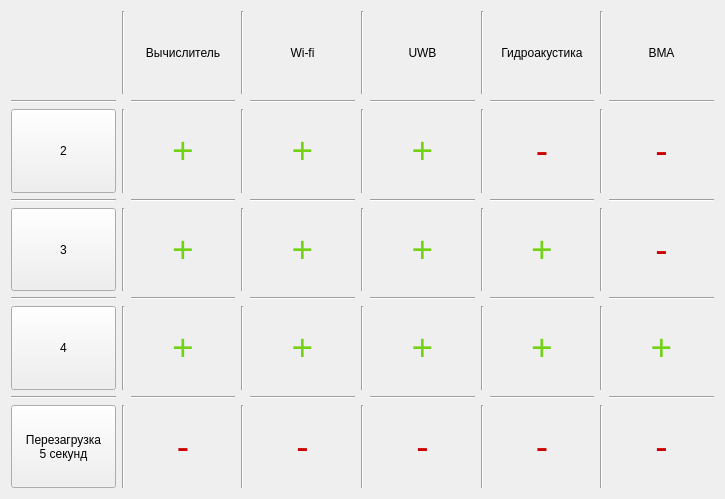
<?xml version="1.0" encoding="UTF-8"?>
<ui version="4.0">
 <class>PowerSystem</class>
 <widget class="QWidget" name="PowerSystem">
  <property name="geometry">
   <rect>
    <x>0</x>
    <y>0</y>
    <width>725</width>
    <height>499</height>
   </rect>
  </property>
  <property name="windowTitle">
   <string>Form</string>
  </property>
  <layout class="QGridLayout" name="gridLayout">
   <item row="0" column="0">
    <layout class="QGridLayout" name="gridLayout_4">
     <item row="8" column="1">
      <widget class="Line" name="line_67">
       <property name="orientation">
        <enum>Qt::Vertical</enum>
       </property>
      </widget>
     </item>
     <item row="0" column="3">
      <widget class="Line" name="line_72">
       <property name="orientation">
        <enum>Qt::Vertical</enum>
       </property>
      </widget>
     </item>
     <item row="5" column="6">
      <widget class="Line" name="line_37">
       <property name="orientation">
        <enum>Qt::Horizontal</enum>
       </property>
      </widget>
     </item>
     <item row="8" column="8">
      <widget class="QLabel" name="label_46">
       <property name="text">
        <string>&lt;html&gt;&lt;head/&gt;&lt;body&gt;&lt;p align=&quot;center&quot;&gt;&lt;span style=&quot; font-size:28pt; color:#cc0000;&quot;&gt;-&lt;/span&gt;&lt;/p&gt;&lt;/body&gt;&lt;/html&gt;</string>
       </property>
       <property name="alignment">
        <set>Qt::AlignCenter</set>
       </property>
       <property name="wordWrap">
        <bool>false</bool>
       </property>
      </widget>
     </item>
     <item row="2" column="8">
      <widget class="QLabel" name="label_42">
       <property name="text">
        <string>&lt;html&gt;&lt;head/&gt;&lt;body&gt;&lt;p align=&quot;center&quot;&gt;&lt;span style=&quot; font-size:28pt; color:#cc0000;&quot;&gt;-&lt;/span&gt;&lt;/p&gt;&lt;/body&gt;&lt;/html&gt;</string>
       </property>
       <property name="alignment">
        <set>Qt::AlignCenter</set>
       </property>
       <property name="wordWrap">
        <bool>false</bool>
       </property>
      </widget>
     </item>
     <item row="2" column="2">
      <widget class="QLabel" name="label_24">
       <property name="text">
        <string>&lt;html&gt;&lt;head/&gt;&lt;body&gt;&lt;p align=&quot;center&quot;&gt;&lt;span style=&quot; font-size:28pt; color:#73d216;&quot;&gt;+&lt;/span&gt;&lt;/p&gt;&lt;/body&gt;&lt;/html&gt;</string>
       </property>
       <property name="alignment">
        <set>Qt::AlignCenter</set>
       </property>
       <property name="wordWrap">
        <bool>false</bool>
       </property>
      </widget>
     </item>
     <item row="8" column="5">
      <widget class="Line" name="line_77">
       <property name="orientation">
        <enum>Qt::Vertical</enum>
       </property>
      </widget>
     </item>
     <item row="3" column="2">
      <widget class="Line" name="line_29">
       <property name="orientation">
        <enum>Qt::Horizontal</enum>
       </property>
      </widget>
     </item>
     <item row="1" column="8">
      <widget class="Line" name="line_26">
       <property name="orientation">
        <enum>Qt::Horizontal</enum>
       </property>
      </widget>
     </item>
     <item row="1" column="10">
      <widget class="Line" name="line_27">
       <property name="orientation">
        <enum>Qt::Horizontal</enum>
       </property>
      </widget>
     </item>
     <item row="0" column="6">
      <widget class="QLabel" name="label_21">
       <property name="text">
        <string>UWB</string>
       </property>
       <property name="alignment">
        <set>Qt::AlignCenter</set>
       </property>
      </widget>
     </item>
     <item row="2" column="6">
      <widget class="QLabel" name="label_26">
       <property name="text">
        <string>&lt;html&gt;&lt;head/&gt;&lt;body&gt;&lt;p align=&quot;center&quot;&gt;&lt;span style=&quot; font-size:28pt; color:#73d216;&quot;&gt;+&lt;/span&gt;&lt;/p&gt;&lt;/body&gt;&lt;/html&gt;</string>
       </property>
       <property name="alignment">
        <set>Qt::AlignCenter</set>
       </property>
       <property name="wordWrap">
        <bool>false</bool>
       </property>
      </widget>
     </item>
     <item row="5" column="8">
      <widget class="Line" name="line_38">
       <property name="orientation">
        <enum>Qt::Horizontal</enum>
       </property>
      </widget>
     </item>
     <item row="6" column="10">
      <widget class="QLabel" name="label_34">
       <property name="text">
        <string>&lt;html&gt;&lt;head/&gt;&lt;body&gt;&lt;p align=&quot;center&quot;&gt;&lt;span style=&quot; font-size:28pt; color:#73d216;&quot;&gt;+&lt;/span&gt;&lt;/p&gt;&lt;/body&gt;&lt;/html&gt;</string>
       </property>
       <property name="alignment">
        <set>Qt::AlignCenter</set>
       </property>
       <property name="wordWrap">
        <bool>false</bool>
       </property>
      </widget>
     </item>
     <item row="3" column="8">
      <widget class="Line" name="line_32">
       <property name="orientation">
        <enum>Qt::Horizontal</enum>
       </property>
      </widget>
     </item>
     <item row="4" column="10">
      <widget class="QLabel" name="label_44">
       <property name="text">
        <string>&lt;html&gt;&lt;head/&gt;&lt;body&gt;&lt;p align=&quot;center&quot;&gt;&lt;span style=&quot; font-size:28pt; color:#cc0000;&quot;&gt;-&lt;/span&gt;&lt;/p&gt;&lt;/body&gt;&lt;/html&gt;</string>
       </property>
       <property name="alignment">
        <set>Qt::AlignCenter</set>
       </property>
       <property name="wordWrap">
        <bool>false</bool>
       </property>
      </widget>
     </item>
     <item row="4" column="7">
      <widget class="Line" name="line_80">
       <property name="orientation">
        <enum>Qt::Vertical</enum>
       </property>
      </widget>
     </item>
     <item row="4" column="1">
      <widget class="Line" name="line_65">
       <property name="orientation">
        <enum>Qt::Vertical</enum>
       </property>
      </widget>
     </item>
     <item row="0" column="1">
      <widget class="Line" name="line_63">
       <property name="orientation">
        <enum>Qt::Vertical</enum>
       </property>
      </widget>
     </item>
     <item row="0" column="8">
      <widget class="QLabel" name="label_19">
       <property name="text">
        <string>Гидроакустика</string>
       </property>
       <property name="alignment">
        <set>Qt::AlignCenter</set>
       </property>
      </widget>
     </item>
     <item row="0" column="10">
      <widget class="QLabel" name="label_22">
       <property name="text">
        <string>ВМА</string>
       </property>
       <property name="alignment">
        <set>Qt::AlignCenter</set>
       </property>
      </widget>
     </item>
     <item row="2" column="3">
      <widget class="Line" name="line_71">
       <property name="orientation">
        <enum>Qt::Vertical</enum>
       </property>
      </widget>
     </item>
     <item row="5" column="10">
      <widget class="Line" name="line_56">
       <property name="orientation">
        <enum>Qt::Horizontal</enum>
       </property>
      </widget>
     </item>
     <item row="8" column="0">
      <widget class="QPushButton" name="pushButton_powerMode_5">
       <property name="sizePolicy">
        <sizepolicy hsizetype="Preferred" vsizetype="Preferred">
         <horstretch>0</horstretch>
         <verstretch>0</verstretch>
        </sizepolicy>
       </property>
       <property name="text">
        <string>Перезагрузка
5 секунд</string>
       </property>
      </widget>
     </item>
     <item row="0" column="2">
      <widget class="QLabel" name="label_23">
       <property name="text">
        <string>Вычислитель</string>
       </property>
       <property name="alignment">
        <set>Qt::AlignCenter</set>
       </property>
      </widget>
     </item>
     <item row="4" column="8">
      <widget class="QLabel" name="label_35">
       <property name="text">
        <string>&lt;html&gt;&lt;head/&gt;&lt;body&gt;&lt;p align=&quot;center&quot;&gt;&lt;span style=&quot; font-size:28pt; color:#73d216;&quot;&gt;+&lt;/span&gt;&lt;/p&gt;&lt;/body&gt;&lt;/html&gt;</string>
       </property>
       <property name="alignment">
        <set>Qt::AlignCenter</set>
       </property>
       <property name="wordWrap">
        <bool>false</bool>
       </property>
      </widget>
     </item>
     <item row="1" column="4">
      <widget class="Line" name="line_24">
       <property name="orientation">
        <enum>Qt::Horizontal</enum>
       </property>
      </widget>
     </item>
     <item row="6" column="3">
      <widget class="Line" name="line_69">
       <property name="orientation">
        <enum>Qt::Vertical</enum>
       </property>
      </widget>
     </item>
     <item row="6" column="4">
      <widget class="QLabel" name="label_31">
       <property name="text">
        <string>&lt;html&gt;&lt;head/&gt;&lt;body&gt;&lt;p align=&quot;center&quot;&gt;&lt;span style=&quot; font-size:28pt; color:#73d216;&quot;&gt;+&lt;/span&gt;&lt;/p&gt;&lt;/body&gt;&lt;/html&gt;</string>
       </property>
       <property name="alignment">
        <set>Qt::AlignCenter</set>
       </property>
       <property name="wordWrap">
        <bool>false</bool>
       </property>
      </widget>
     </item>
     <item row="2" column="1">
      <widget class="Line" name="line_64">
       <property name="orientation">
        <enum>Qt::Vertical</enum>
       </property>
      </widget>
     </item>
     <item row="5" column="0">
      <widget class="Line" name="line_34">
       <property name="orientation">
        <enum>Qt::Horizontal</enum>
       </property>
      </widget>
     </item>
     <item row="6" column="0">
      <widget class="QPushButton" name="pushButton_powerMode_4">
       <property name="sizePolicy">
        <sizepolicy hsizetype="Preferred" vsizetype="Preferred">
         <horstretch>0</horstretch>
         <verstretch>0</verstretch>
        </sizepolicy>
       </property>
       <property name="text">
        <string>4</string>
       </property>
      </widget>
     </item>
     <item row="2" column="5">
      <widget class="Line" name="line_74">
       <property name="orientation">
        <enum>Qt::Vertical</enum>
       </property>
      </widget>
     </item>
     <item row="4" column="2">
      <widget class="QLabel" name="label_27">
       <property name="text">
        <string>&lt;html&gt;&lt;head/&gt;&lt;body&gt;&lt;p align=&quot;center&quot;&gt;&lt;span style=&quot; font-size:28pt; color:#73d216;&quot;&gt;+&lt;/span&gt;&lt;/p&gt;&lt;/body&gt;&lt;/html&gt;</string>
       </property>
       <property name="alignment">
        <set>Qt::AlignCenter</set>
       </property>
       <property name="wordWrap">
        <bool>false</bool>
       </property>
      </widget>
     </item>
     <item row="1" column="0">
      <widget class="Line" name="line_6">
       <property name="orientation">
        <enum>Qt::Horizontal</enum>
       </property>
      </widget>
     </item>
     <item row="8" column="4">
      <widget class="QLabel" name="label_48">
       <property name="text">
        <string>&lt;html&gt;&lt;head/&gt;&lt;body&gt;&lt;p align=&quot;center&quot;&gt;&lt;span style=&quot; font-size:28pt; color:#cc0000;&quot;&gt;-&lt;/span&gt;&lt;/p&gt;&lt;/body&gt;&lt;/html&gt;</string>
       </property>
       <property name="alignment">
        <set>Qt::AlignCenter</set>
       </property>
       <property name="wordWrap">
        <bool>false</bool>
       </property>
      </widget>
     </item>
     <item row="6" column="5">
      <widget class="Line" name="line_76">
       <property name="orientation">
        <enum>Qt::Vertical</enum>
       </property>
      </widget>
     </item>
     <item row="0" column="5">
      <widget class="Line" name="line_73">
       <property name="orientation">
        <enum>Qt::Vertical</enum>
       </property>
      </widget>
     </item>
     <item row="0" column="7">
      <widget class="Line" name="line_82">
       <property name="orientation">
        <enum>Qt::Vertical</enum>
       </property>
      </widget>
     </item>
     <item row="8" column="6">
      <widget class="QLabel" name="label_47">
       <property name="text">
        <string>&lt;html&gt;&lt;head/&gt;&lt;body&gt;&lt;p align=&quot;center&quot;&gt;&lt;span style=&quot; font-size:28pt; color:#cc0000;&quot;&gt;-&lt;/span&gt;&lt;/p&gt;&lt;/body&gt;&lt;/html&gt;</string>
       </property>
       <property name="alignment">
        <set>Qt::AlignCenter</set>
       </property>
       <property name="wordWrap">
        <bool>false</bool>
       </property>
      </widget>
     </item>
     <item row="3" column="0">
      <widget class="Line" name="line_28">
       <property name="orientation">
        <enum>Qt::Horizontal</enum>
       </property>
      </widget>
     </item>
     <item row="3" column="6">
      <widget class="Line" name="line_31">
       <property name="orientation">
        <enum>Qt::Horizontal</enum>
       </property>
      </widget>
     </item>
     <item row="7" column="8">
      <widget class="Line" name="line_61">
       <property name="orientation">
        <enum>Qt::Horizontal</enum>
       </property>
      </widget>
     </item>
     <item row="4" column="4">
      <widget class="QLabel" name="label_28">
       <property name="text">
        <string>&lt;html&gt;&lt;head/&gt;&lt;body&gt;&lt;p align=&quot;center&quot;&gt;&lt;span style=&quot; font-size:28pt; color:#73d216;&quot;&gt;+&lt;/span&gt;&lt;/p&gt;&lt;/body&gt;&lt;/html&gt;</string>
       </property>
       <property name="alignment">
        <set>Qt::AlignCenter</set>
       </property>
       <property name="wordWrap">
        <bool>false</bool>
       </property>
      </widget>
     </item>
     <item row="1" column="6">
      <widget class="Line" name="line_25">
       <property name="orientation">
        <enum>Qt::Horizontal</enum>
       </property>
      </widget>
     </item>
     <item row="6" column="6">
      <widget class="QLabel" name="label_32">
       <property name="text">
        <string>&lt;html&gt;&lt;head/&gt;&lt;body&gt;&lt;p align=&quot;center&quot;&gt;&lt;span style=&quot; font-size:28pt; color:#73d216;&quot;&gt;+&lt;/span&gt;&lt;/p&gt;&lt;/body&gt;&lt;/html&gt;</string>
       </property>
       <property name="alignment">
        <set>Qt::AlignCenter</set>
       </property>
       <property name="wordWrap">
        <bool>false</bool>
       </property>
      </widget>
     </item>
     <item row="3" column="4">
      <widget class="Line" name="line_30">
       <property name="orientation">
        <enum>Qt::Horizontal</enum>
       </property>
      </widget>
     </item>
     <item row="8" column="2">
      <widget class="QLabel" name="label_49">
       <property name="text">
        <string>&lt;html&gt;&lt;head/&gt;&lt;body&gt;&lt;p align=&quot;center&quot;&gt;&lt;span style=&quot; font-size:28pt; color:#cc0000;&quot;&gt;-&lt;/span&gt;&lt;/p&gt;&lt;/body&gt;&lt;/html&gt;</string>
       </property>
       <property name="alignment">
        <set>Qt::AlignCenter</set>
       </property>
       <property name="wordWrap">
        <bool>false</bool>
       </property>
      </widget>
     </item>
     <item row="8" column="7">
      <widget class="Line" name="line_78">
       <property name="orientation">
        <enum>Qt::Vertical</enum>
       </property>
      </widget>
     </item>
     <item row="7" column="10">
      <widget class="Line" name="line_62">
       <property name="orientation">
        <enum>Qt::Horizontal</enum>
       </property>
      </widget>
     </item>
     <item row="6" column="2">
      <widget class="QLabel" name="label_30">
       <property name="text">
        <string>&lt;html&gt;&lt;head/&gt;&lt;body&gt;&lt;p align=&quot;center&quot;&gt;&lt;span style=&quot; font-size:28pt; color:#73d216;&quot;&gt;+&lt;/span&gt;&lt;/p&gt;&lt;/body&gt;&lt;/html&gt;</string>
       </property>
       <property name="alignment">
        <set>Qt::AlignCenter</set>
       </property>
       <property name="wordWrap">
        <bool>false</bool>
       </property>
      </widget>
     </item>
     <item row="0" column="4">
      <widget class="QLabel" name="label_20">
       <property name="text">
        <string>Wi-fi</string>
       </property>
       <property name="alignment">
        <set>Qt::AlignCenter</set>
       </property>
      </widget>
     </item>
     <item row="8" column="3">
      <widget class="Line" name="line_68">
       <property name="orientation">
        <enum>Qt::Vertical</enum>
       </property>
      </widget>
     </item>
     <item row="4" column="5">
      <widget class="Line" name="line_75">
       <property name="orientation">
        <enum>Qt::Vertical</enum>
       </property>
      </widget>
     </item>
     <item row="2" column="10">
      <widget class="QLabel" name="label_43">
       <property name="text">
        <string>&lt;html&gt;&lt;head/&gt;&lt;body&gt;&lt;p align=&quot;center&quot;&gt;&lt;span style=&quot; font-size:28pt; color:#cc0000;&quot;&gt;-&lt;/span&gt;&lt;/p&gt;&lt;/body&gt;&lt;/html&gt;</string>
       </property>
       <property name="alignment">
        <set>Qt::AlignCenter</set>
       </property>
       <property name="wordWrap">
        <bool>false</bool>
       </property>
      </widget>
     </item>
     <item row="1" column="2">
      <widget class="Line" name="line_23">
       <property name="orientation">
        <enum>Qt::Horizontal</enum>
       </property>
      </widget>
     </item>
     <item row="5" column="4">
      <widget class="Line" name="line_36">
       <property name="orientation">
        <enum>Qt::Horizontal</enum>
       </property>
      </widget>
     </item>
     <item row="6" column="1">
      <widget class="Line" name="line_66">
       <property name="orientation">
        <enum>Qt::Vertical</enum>
       </property>
      </widget>
     </item>
     <item row="4" column="0">
      <widget class="QPushButton" name="pushButton_powerMode_3">
       <property name="sizePolicy">
        <sizepolicy hsizetype="Preferred" vsizetype="Preferred">
         <horstretch>0</horstretch>
         <verstretch>0</verstretch>
        </sizepolicy>
       </property>
       <property name="text">
        <string>3</string>
       </property>
      </widget>
     </item>
     <item row="3" column="10">
      <widget class="Line" name="line_33">
       <property name="orientation">
        <enum>Qt::Horizontal</enum>
       </property>
      </widget>
     </item>
     <item row="2" column="0">
      <widget class="QPushButton" name="pushButton_powerMode_2">
       <property name="sizePolicy">
        <sizepolicy hsizetype="Preferred" vsizetype="Preferred">
         <horstretch>0</horstretch>
         <verstretch>0</verstretch>
        </sizepolicy>
       </property>
       <property name="text">
        <string>2</string>
       </property>
      </widget>
     </item>
     <item row="7" column="4">
      <widget class="Line" name="line_59">
       <property name="orientation">
        <enum>Qt::Horizontal</enum>
       </property>
      </widget>
     </item>
     <item row="7" column="6">
      <widget class="Line" name="line_60">
       <property name="orientation">
        <enum>Qt::Horizontal</enum>
       </property>
      </widget>
     </item>
     <item row="7" column="2">
      <widget class="Line" name="line_58">
       <property name="orientation">
        <enum>Qt::Horizontal</enum>
       </property>
      </widget>
     </item>
     <item row="6" column="7">
      <widget class="Line" name="line_79">
       <property name="orientation">
        <enum>Qt::Vertical</enum>
       </property>
      </widget>
     </item>
     <item row="6" column="8">
      <widget class="QLabel" name="label_33">
       <property name="text">
        <string>&lt;html&gt;&lt;head/&gt;&lt;body&gt;&lt;p align=&quot;center&quot;&gt;&lt;span style=&quot; font-size:28pt; color:#73d216;&quot;&gt;+&lt;/span&gt;&lt;/p&gt;&lt;/body&gt;&lt;/html&gt;</string>
       </property>
       <property name="alignment">
        <set>Qt::AlignCenter</set>
       </property>
       <property name="wordWrap">
        <bool>false</bool>
       </property>
      </widget>
     </item>
     <item row="7" column="0">
      <widget class="Line" name="line_57">
       <property name="orientation">
        <enum>Qt::Horizontal</enum>
       </property>
      </widget>
     </item>
     <item row="2" column="7">
      <widget class="Line" name="line_81">
       <property name="orientation">
        <enum>Qt::Vertical</enum>
       </property>
      </widget>
     </item>
     <item row="4" column="6">
      <widget class="QLabel" name="label_29">
       <property name="text">
        <string>&lt;html&gt;&lt;head/&gt;&lt;body&gt;&lt;p align=&quot;center&quot;&gt;&lt;span style=&quot; font-size:28pt; color:#73d216;&quot;&gt;+&lt;/span&gt;&lt;/p&gt;&lt;/body&gt;&lt;/html&gt;</string>
       </property>
       <property name="alignment">
        <set>Qt::AlignCenter</set>
       </property>
       <property name="wordWrap">
        <bool>false</bool>
       </property>
      </widget>
     </item>
     <item row="2" column="4">
      <widget class="QLabel" name="label_25">
       <property name="text">
        <string>&lt;html&gt;&lt;head/&gt;&lt;body&gt;&lt;p align=&quot;center&quot;&gt;&lt;span style=&quot; font-size:28pt; color:#73d216;&quot;&gt;+&lt;/span&gt;&lt;/p&gt;&lt;/body&gt;&lt;/html&gt;</string>
       </property>
       <property name="alignment">
        <set>Qt::AlignCenter</set>
       </property>
       <property name="wordWrap">
        <bool>false</bool>
       </property>
      </widget>
     </item>
     <item row="8" column="10">
      <widget class="QLabel" name="label_45">
       <property name="text">
        <string>&lt;html&gt;&lt;head/&gt;&lt;body&gt;&lt;p align=&quot;center&quot;&gt;&lt;span style=&quot; font-size:28pt; color:#cc0000;&quot;&gt;-&lt;/span&gt;&lt;/p&gt;&lt;/body&gt;&lt;/html&gt;</string>
       </property>
       <property name="alignment">
        <set>Qt::AlignCenter</set>
       </property>
       <property name="wordWrap">
        <bool>false</bool>
       </property>
      </widget>
     </item>
     <item row="5" column="2">
      <widget class="Line" name="line_35">
       <property name="orientation">
        <enum>Qt::Horizontal</enum>
       </property>
      </widget>
     </item>
     <item row="4" column="3">
      <widget class="Line" name="line_70">
       <property name="orientation">
        <enum>Qt::Vertical</enum>
       </property>
      </widget>
     </item>
     <item row="0" column="9">
      <widget class="Line" name="line_83">
       <property name="orientation">
        <enum>Qt::Vertical</enum>
       </property>
      </widget>
     </item>
     <item row="2" column="9">
      <widget class="Line" name="line_84">
       <property name="orientation">
        <enum>Qt::Vertical</enum>
       </property>
      </widget>
     </item>
     <item row="4" column="9">
      <widget class="Line" name="line_85">
       <property name="orientation">
        <enum>Qt::Vertical</enum>
       </property>
      </widget>
     </item>
     <item row="6" column="9">
      <widget class="Line" name="line_86">
       <property name="orientation">
        <enum>Qt::Vertical</enum>
       </property>
      </widget>
     </item>
     <item row="8" column="9">
      <widget class="Line" name="line_87">
       <property name="orientation">
        <enum>Qt::Vertical</enum>
       </property>
      </widget>
     </item>
    </layout>
   </item>
  </layout>
 </widget>
 <resources/>
 <connections/>
</ui>
